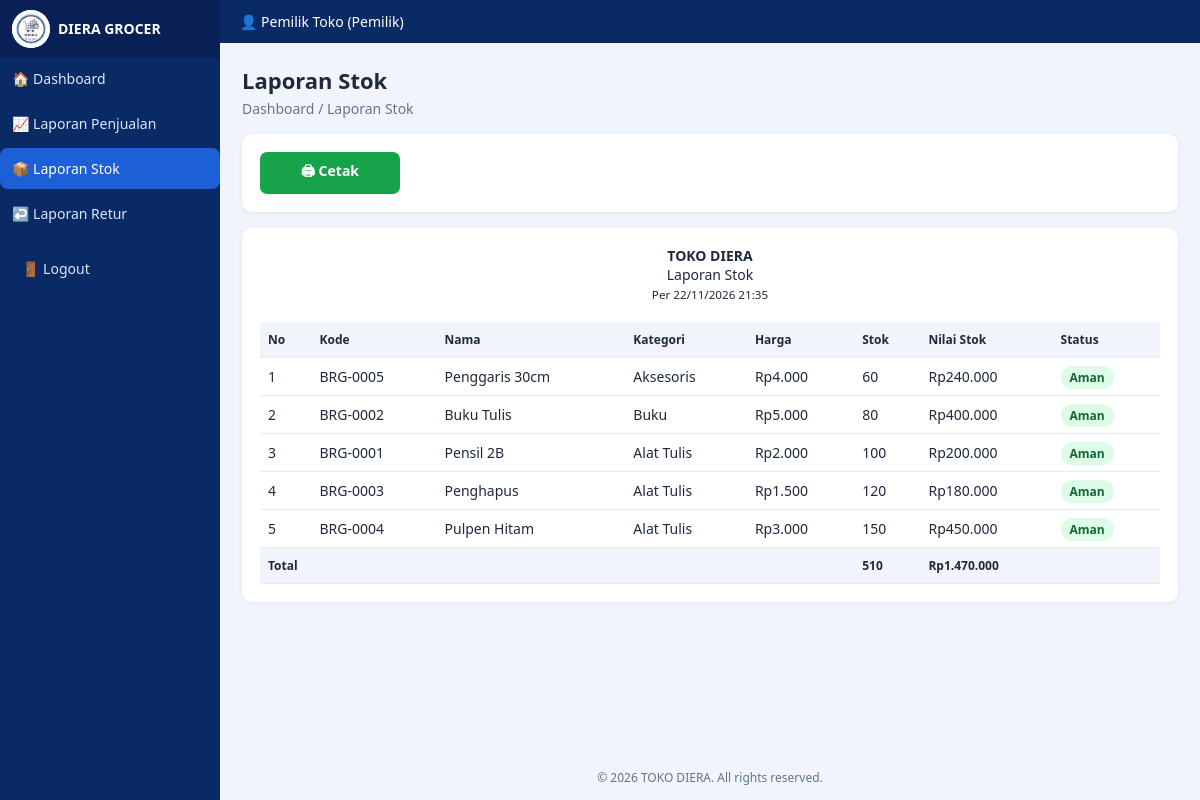
The page /laporan.php?jenis=stok (signed in) on the database its author committed.
### tables this page shows
CREATE TABLE barang (
    id INT AUTO_INCREMENT PRIMARY KEY,
    kode VARCHAR(20) NOT NULL UNIQUE,
    nama VARCHAR(100) NOT NULL,
    kategori VARCHAR(50) NOT NULL,
    harga INT NOT NULL DEFAULT 0,
    stok INT NOT NULL DEFAULT 0,
    created_at TIMESTAMP DEFAULT CURRENT_TIMESTAMP
);

### laporan.php (the view, shortened to what this page needs)
<?php
require 'config.php';
$validTypes = ['penjualan', 'stok', 'retur'];
$reportType = in_array($_GET['jenis'] ?? '', $validTypes)
    ? $_GET['jenis']
    : 'penjualan';
$fromDate = $_GET['dari'] ?? date('Y-m-01');
$toDate = $_GET['sampai'] ?? date('Y-m-d');
echo "<div class='card noprint'><form class='row'>";
echo "<button type='button' class='btn green' onclick='window.print()'>🖨 Cetak</button>";
echo '</form></div>';
echo "<div class='card'><div style='text-align:center'><b>TOKO DIERA</b><br>";
echo 'Laporan ' . ucfirst($reportType);
echo $reportType !== 'stok'
    ? "<br><small>Periode "
        . date('d/m/Y', strtotime($fromDate))
        . ' - '
        . date('d/m/Y', strtotime($toDate))
        . '</small>'
    : "<br><small>Per " . date('d/m/Y H:i') . '</small>';
echo '</div><br>';
if ($reportType === 'penjualan') {
    $statement = $pdo->prepare(
        'SELECT p.*,u.nama kasir FROM penjualan p '
        . 'JOIN users u ON u.id=p.user_id '
        . 'WHERE DATE(p.tanggal) BETWEEN ? AND ? ORDER BY p.tanggal'
    );
    $statement->execute([$fromDate, $toDate]);
    $sales = $statement->fetchAll();
    $totalSales = array_sum(array_column($sales, 'total'));
    $totalItems = array_sum(array_column($sales, 'total_item'));
    $transactionCount = count($sales);
    echo "<div class='grid'>";
    echo "<div class='card stat'><small>Total Penjualan</small><b>" . rp($totalSales) . '</b></div>';
    echo "<div class='card stat'><small>Jumlah Transaksi</small><b>"
        . $transactionCount . '</b></div>';
    echo "<div class='card stat'><small>Total Item Terjual</small><b>"
        . $totalItems . '</b></div>';
    echo "<div class='card stat'><small>Rata-rata Transaksi</small><b>"
        . rp($transactionCount ? $totalSales / $transactionCount : 0)
        . '</b></div></div>';
    echo "<div class='table-wrap'><table>";
    echo '<tr><th>No</th><th>No. Transaksi</th><th>Tanggal</th><th>Item</th>';
    echo '<th>Diskon</th><th>Total</th><th>Kasir</th></tr>';
    foreach ($sales as $index => $sale) {
        echo '<tr><td>' . ($index + 1) . '</td>';
        echo '<td>' . e($sale['no_transaksi']) . '</td>';
        echo '<td>' . tgl($sale['tanggal']) . '</td>';
        echo '<td>' . $sale['total_item'] . '</td>';
        echo '<td>' . rp($sale['diskon']) . '</td>';
        echo '<td>' . rp($sale['total']) . '</td>';
        echo '<td>' . e($sale['kasir']) . '</td></tr>';
    }
    if (!$sales) {
        echo "<tr><td colspan='7'>Tidak ada data.</td></tr>";
    }
    echo '</table></div>';
    $statement = $pdo->prepare(
        'SELECT d.nama_barang,SUM(d.qty) q,SUM(d.subtotal) s '
        . 'FROM penjualan_detail d JOIN penjualan p ON p.id=d.penjualan_id '
        . 'WHERE DATE(p.tanggal) BETWEEN ? AND ? '
        . 'GROUP BY d.barang_id,d.nama_barang ORDER BY q DESC LIMIT 5'
    );
    $statement->execute([$fromDate, $toDate]);
    $bestSellingItems = $statement->fetchAll();
    if ($bestSellingItems) {
        $maxQuantity = max(array_column($bestSellingItems, 'q'));
        echo '<br><b>5 Barang Terlaris</b><table>';
        foreach ($bestSellingItems as $item) {
            $barWidth = round($item['q'] / $maxQuantity * 100);
            echo "<tr><td width='30%'>" . e($item['nama_barang']) . '</td>';
            echo "<td><div class='bar' style='width:$barWidth%'></div></td>";
            echo "<td width='25%'>{$item['q']} pcs / " . rp($item['s']) . '</td></tr>';
        }
        echo '</table>';
    }
} elseif ($reportType === 'stok') {
    $items = $pdo->query('SELECT * FROM barang ORDER BY stok ASC, nama')->fetchAll();
    $stockValue = 0;
    echo "<div class='table-wrap'><table>";
    echo '<tr><th>No</th><th>Kode</th><th>Nama</th><th>Kategori</th>';
    echo '<th>Harga</th><th>Stok</th><th>Nilai Stok</th><th>Status</th></tr>';
    foreach ($items as $index => $item) {
        $stockValue += $item['harga'] * $item['stok'];
        $status = $item['stok'] == 0
            ? ['Habis', 'ditolak']
            : ($item['stok'] <= 10 ? ['Menipis', 'pending'] : ['Aman', 'aktif']);
        echo '<tr><td>' . ($index + 1) . '</td>';
        echo '<td>' . e($item['kode']) . '</td>';
        echo '<td>' . e($item['nama']) . '</td>';
        echo '<td>' . e($item['kategori']) . '</td>';
        echo '<td>' . rp($item['harga']) . '</td>';
        echo '<td>' . $item['stok'] . '</td>';
        echo '<td>' . rp($item['harga'] * $item['stok']) . '</td>';
        echo "<td><span class='badge b-{$status[1]}'>{$status[0]}</span></td></tr>";
    }
    echo "<tr><th colspan='5'>Total</th>";
    echo '<th>' . array_sum(array_column($items, 'stok')) . '</th>';
    echo '<th colspan="2">' . rp($stockValue) . '</th></tr>';
    echo '</table></div>';
}
echo '</div>';

### assets/style.css (style rules this page uses)
* { box-sizing: border-box; }
body { margin: 0; font-family: Segoe UI, Arial, sans-serif; background: #f1f5fb; color: #1e293b; font-size: 14px; }
.card { background: #fff; border-radius: 10px; padding: 18px; box-shadow: 0 1px 4px #0001; margin-bottom: 16px; }
table { width: 100%; border-collapse: collapse; }
th, td { padding: 9px 8px; text-align: left; border-bottom: 1px solid #e5eaf3; }
th { background: #f1f5fb; font-size: 12px; }
.table-wrap { overflow-x: auto; }
.btn { display: inline-block; background: #1d5fd6; color: #fff; border: 0; padding: 9px 16px; border-radius: 7px; cursor: pointer; font: inherit; font-weight: 600; }
.btn.green { background: #16a34a; }
.row { display: flex; gap: 10px; flex-wrap: wrap; align-items: flex-end; }
.row > * { flex: 1; min-width: 140px; }
.row .btn { flex: 0 0 auto; }
.badge { padding: 3px 9px; border-radius: 99px; font-size: 12px; font-weight: 600; }
.b-aktif, .b-disetujui { background: #dcfce7; color: #166534; }

### rows shown on the page
barang: kode "BRG-0005", nama "Penggaris 30cm", kategori "Aksesoris", harga "Rp4.000", stok "60", rp($item['harga'] * $item['stok']) "Rp240.000", stok "Aman"
barang: kode "BRG-0002", nama "Buku Tulis", kategori "Buku", harga "Rp5.000", stok "80", rp($item['harga'] * $item['stok']) "Rp400.000", stok "Aman"
barang: kode "BRG-0001", nama "Pensil 2B", kategori "Alat Tulis", harga "Rp2.000", stok "100", rp($item['harga'] * $item['stok']) "Rp200.000", stok "Aman"
barang: kode "BRG-0003", nama "Penghapus", kategori "Alat Tulis", harga "Rp1.500", stok "120", rp($item['harga'] * $item['stok']) "Rp180.000", stok "Aman"
barang: kode "BRG-0004", nama "Pulpen Hitam", kategori "Alat Tulis", harga "Rp3.000", stok "150", rp($item['harga'] * $item['stok']) "Rp450.000", stok "Aman"

### other values the page prints
$icon "🏠"
$label "Dashboard"
$icon "📈"
$label "Laporan Penjualan"
$icon "📦"
$label "Laporan Stok"
$icon "↩️"
$label "Laporan Retur"
$_SESSION['u']['nama'] "Pemilik Toko"
$_SESSION['u']['role'] "Pemilik"
$title "Laporan Stok"
$crumb "Laporan Stok"
$reportType "Stok"
array_sum(array_column($items, 'stok')) "510"
rp($stockValue) "Rp1.470.000"
